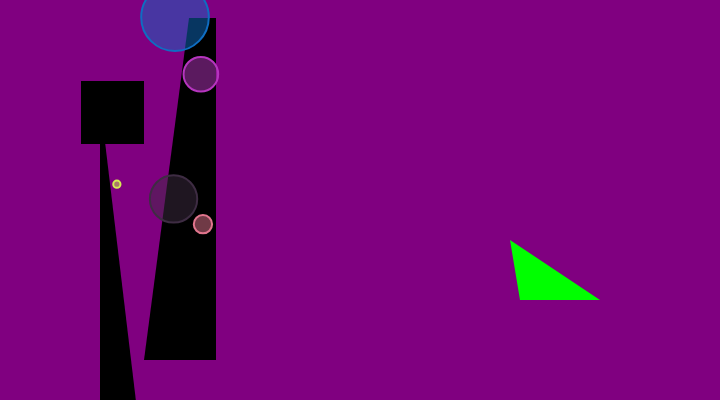
Frame 1 (no input)
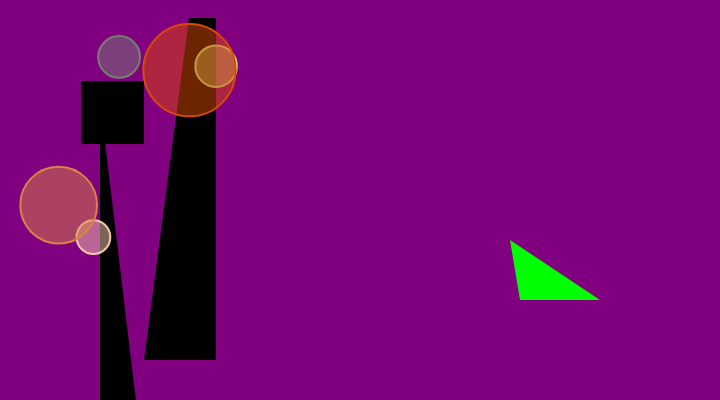
Frame 60 (no input)
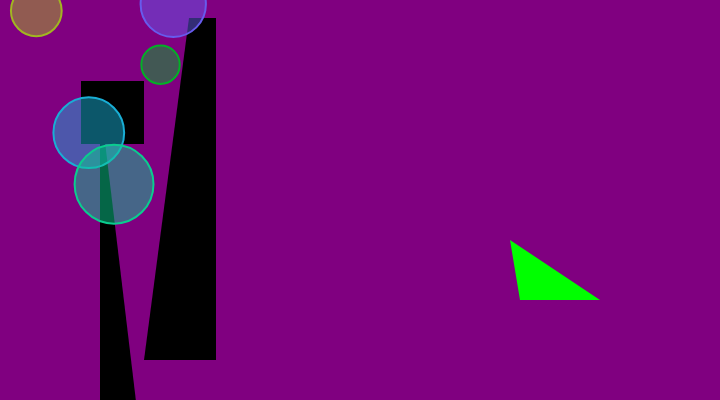
Frame 120 (the mouse pressed at the canvas centre since frame 60)

The p5.js sketch that drew these frames (run headless with seeded random() and noise() and a simulated clock; from frame 60 on, the mouse is pressed at the canvas centre):

// p5.js sketch
// ── sketch.js
//descripción humana
let isis= {
  genero: "mujer", // String Categorial Nominal
  edad: 40, // number numerical discrete
  identificacion: 22493628, // number
  profesion: "comunicadora", // String Categorical Nominal
  codigo_postal: 111211, // number nuemerical discrete
  protesis: false, // boolean categorial binomial
  peso: "68 kilogramos", // string 
  declara_renta: true, // boolean
  licencia_conducir: true,// boolean
  mascota: true, //boolean
  Publicaciones:["Colombia: crónicas de la sin razpón pura", "Firmas de abogados en Colombia"],// String Array
  viajes:["Malasia", "Alemania", "Singapur", "Hong Kong", "Tailandia", "Ecuador", "Venezuela"], // String Array

}
//base de datos viajes
let lista =  [
  {id: 0, pais: "Malasia", año: 2012, visa: true },
  {id: 1, pais: "Singapur", año: 2011, visa: false},
  {id: 2, pais: "Hong Kong", año: 2013, visa: false},
  {id: 3, pais: "Tailandia", año: 2013, visa:  true},
  {id: 4, pais: "Ecuador", año: 2008, visa: false}
]
//base de datos de mascotas
let perros = [
  {id: 0, nombre: "Amadeus", edad: 7, vivo: true},
  {id: 1, nombre: "Júpiter", edad: 12, vivo: false},
  {id: 2, nombre: "Lalo", edad: 15, vivo: false},
  {id: 3, nombre: "Toto", edad: 20, vivo:  false},
  {id: 4, nombre: "Yanky", edad: 2, vivo: true}
]
  
let mujer = true; 


// creo el canvas y defino el color del fondo

function setup() {
  createCanvas (720,400);
  background (0)
}

// empieza la obra de arte con los condicionales

function draw(){

  if (mujer) {
    background(128,0,128);
    } 
      else if(!mujer){
    background (255,215,0);
    }

  
  if ("68 kilogramos") // las figuras según mi peso
  {
  background(128,0,128);
  noStroke();

  fill(0);
  triangle(100, 100, 100, 460, 143, 460);

  fill(0);
  rect(81, 81, 63, 63);

  fill(0);
  quad(189, 18, 216, 18, 216, 360, 144, 360);


// un condicional que crea un triángulo a partir de un boolean de la base de datos de viajes

  if (lista[3].visa){
    fill(0,255,0)
    triangle(600, 300, 520, 300, 510, 240);
  }
  else if(!lista[3].visa){
    background (0);
  }
 // creo un ramdon a partir de la lista de mis perros
  
    let i;
    let r, g, b, tamano, ubicacionx, ubicaciony;
    for (i=0;i<perros.length; i++) {
    r = random(255);
    g = random(255);
    b = random(255);
    tamano= random(100);
    ubicacionx= random(250)
    ubicaciony= random(250)
    strokeWeight(2);
    stroke(r, g, b);
    fill(r, g, b, 127);
    ellipse(ubicacionx, ubicaciony, tamano, tamano)
    
    } 
    
      
      
       
    
      



}

}
